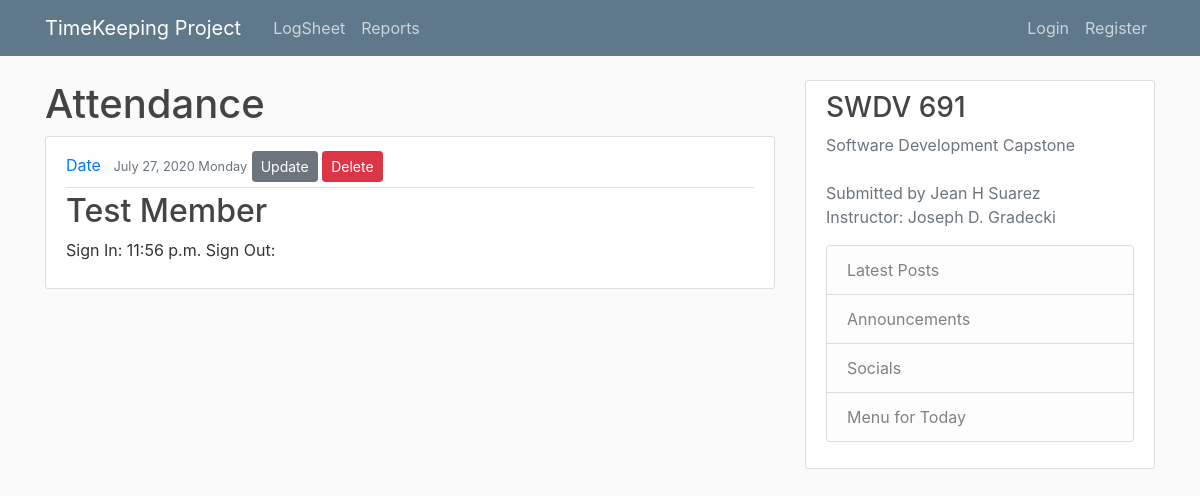
/logsheet/logpost/16/, run on an earlier commit of the app's database.
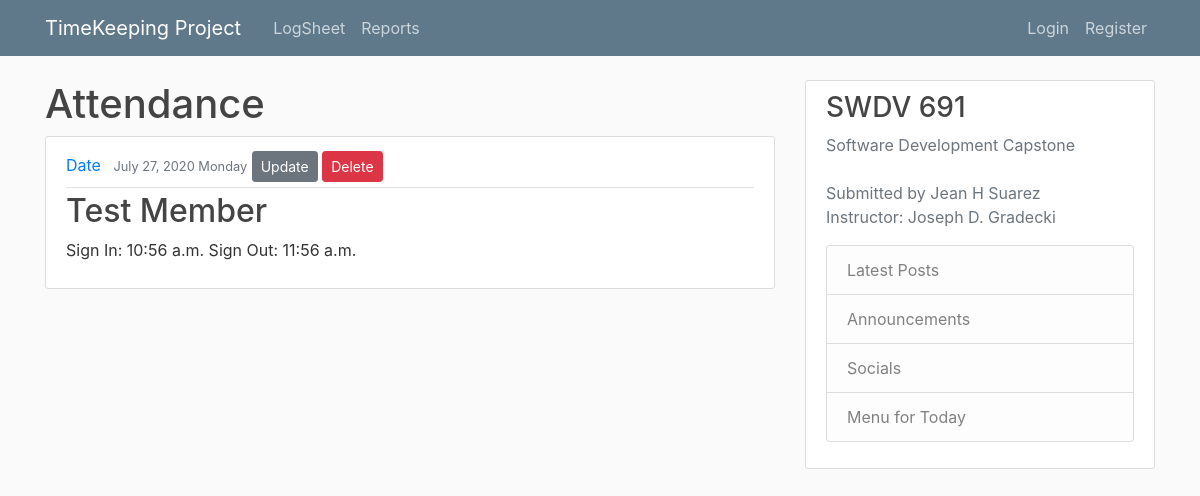
And on a later commit of the database.
### logsheet/models.py (models this page shows, shortened)
class LogPost(models.Model):
    member = models.ForeignKey(Member, on_delete=models.CASCADE)
    signIn = models.DateTimeField(default=timezone.now)
    signOut = models.DateTimeField(null=True, blank=True)

### persons/models.py (models this page shows)
class Person(models.Model):
    image = models.ImageField(default='default.jpg', upload_to='profile_pics')
    ssn = models.CharField(max_length=10)
    birthDate = models.DateTimeField(null=True, blank=True)

class Member(Person):
    firstName = models.CharField(max_length=20)
    middleName = models.CharField(max_length=20, null=True, blank=True)
    lastName = models.CharField(max_length=20)
    diagnosis = models.CharField(max_length=100)
    intakeDate = models.DateTimeField(default=timezone.now)
    psychEval = models.TextField(null=True, blank=True)
    notes = models.TextField(null=True, blank=True)
    dischargeDate = models.DateTimeField(null=True, blank=True)
    def __str__(self):
        return f'{self.firstName} Member'

### logsheet/views.py (the view)
# urls.py: path('logpost/<int:pk>/', PostDetailView.as_view(), name='logpost-detail'),
class PostDetailView(DetailView):
    model = LogPost

### logsheet/templates/logsheet/logpost_detail.html (shortened to what this page needs)
{% extends "logsheet/base.html" %}
{% block content %}
<h1>Attendance</h1>
    <article class="media content-section">
      <div class="media-body">
        <div class="article-metadata">
          <a class="mr-2" href="#">Date</a>
          <small class="text-muted">{{ object.signIn|date:"F d, Y l" }}</small>
          <a class="btn btn-secondary btn-sm mt-1 mb-1" href="{% url 'logpost-update' object.id %}">Update</a>
          <a class="btn btn-danger btn-sm mt-1 mb-1" href="{% url 'logpost-delete' object.id %}">Delete</a>
        </div>
        <h2 class="article-title">{{ object.member }}</h2>
        <p class="article-content">Sign In: {{ object.signIn|date:"g:i a" }} Sign Out: {{ object.signOut|date:"g:i a" }}</p>
      </div>
    </article>
{% endblock %}

What changed in the data, as far as the page shows it:
changed LogPost "Test Member": signIn "11:56 p.m." → "10:56 a.m."; signOut (not shown) → "11:56 a.m."
